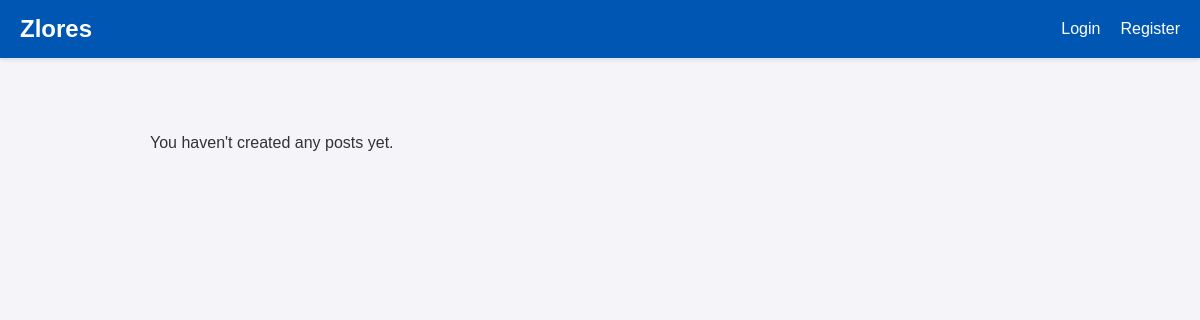
/, run on an earlier commit of the app's database.
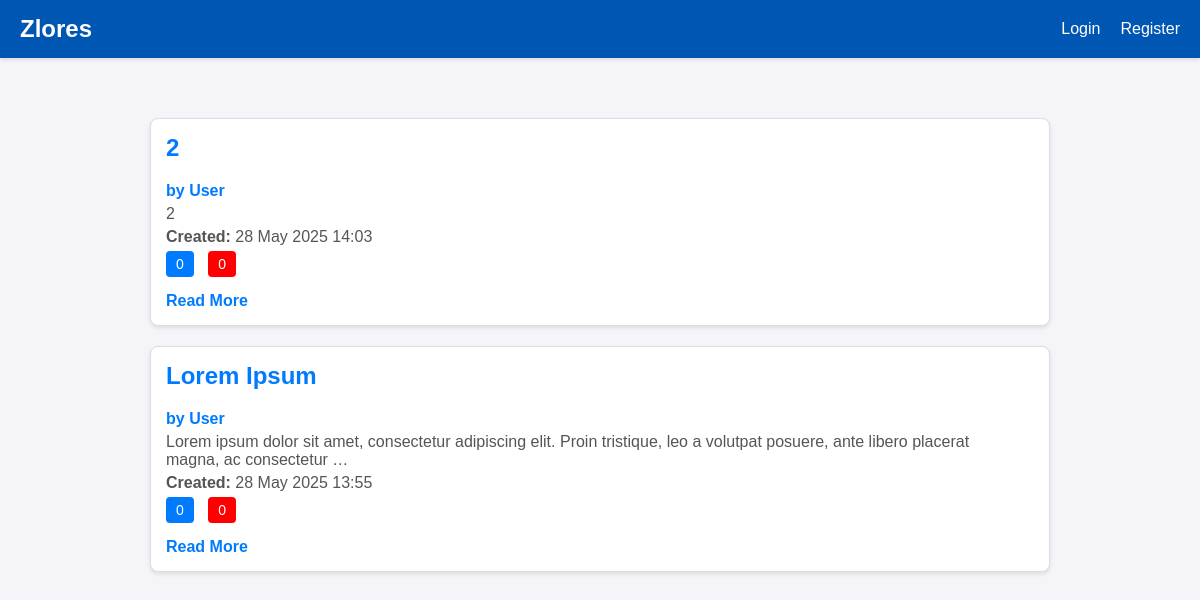
And on a later commit of the database.
### post/models.py (models this page shows, shortened)
class Post(models.Model):
    title = models.CharField(max_length=255)  # Başlık
    content = models.TextField()  # İçerik
    image = models.ImageField(upload_to='postimages/', blank=True, null=True)  # Fotoğraf alanı
    author = models.ForeignKey(User, on_delete=models.CASCADE)  # Kullanıcı ile ilişki
    created_at = models.DateTimeField(auto_now_add=True)  # Oluşturulma tarihi
    updated_at = models.DateTimeField(auto_now=True)  # Güncellenme tarihi
    likes = models.ManyToManyField(User, related_name='likedposts', blank=True)  # Like alanı
    dislikes = models.ManyToManyField(User, related_name='dislikedposts', blank=True)  # Dislike alanı
    is_active = models.BooleanField(default=True)  # Post aktif mi?
    is_home = models.BooleanField(default=False)  # Post kesfet mi?
    def totallikes(self):
        return self.likes.count()
    def totaldislikes(self):
        return self.dislikes.count()

### core/views.py (the view)
# urls.py: path('', views.home),
def home(request):
    posts = Post.objects.filter(is_active=True, is_home=True).order_by('-created_at')
    return render(request, 'home.html',{'posts': posts})

### core/templates/home.html (shortened to what this page needs)
{% extends 'base.html' %}
{% load static %}
{% block styles %}
    <link rel="stylesheet" href="{% static 'css/home.css' %}">
{% endblock %}
{% block content %}
    <div class="home">
        {% if posts.exists %}
            <div class="post-list">
                {% for post in posts %}
                    <div class="post-container">
                        <div class="post-content">
                            <h2>{{ post.title }}</h2>
                            <a class="read-more" href="{% url 'userprofile' post.author %}">by {{ post.author }}</a>
                            <p>{{ post.content|truncatewords:20 }}</p>
                            <p><strong>Created:</strong> {{ post.created_at|date:"d M Y H:i" }}</p>
                            <p>
                                <a href="{% url 'likepost' post.id %}" class="like-button">{{ post.totallikes }}</a>
                                <a href="{% url 'dislikepost' post.id %}" class="dislike-button">{{ post.totaldislikes }}</a>
                            </p>
                            <a class="read-more" href="{% url 'postdetail' post.id %}">Read More</a>
                        </div>
                    </div>
                {% endfor %}
            </div>
        {% else %}
            <p class="no-posts">You haven't created any posts yet.</p>
        {% endif %}
    </div>
{% endblock %}

What changed in the data, as far as the page shows it:
added Post: title "2", author "User", content "2", created_at "28 May 2025 14:03", totallikes "0", totaldislikes "0"
added Post: title "Lorem Ipsum", author "User", content "Lorem ipsum dolor sit amet, consectetur adipiscing elit. Proin tristique, leo a volutpat posuere, ante libero placerat magna, ac consectetur …", created_at "28 May 2025 13:55", totallikes "0", totaldislikes "0"
Also different on the page:
text no longer shown: "You haven't created any posts yet."
